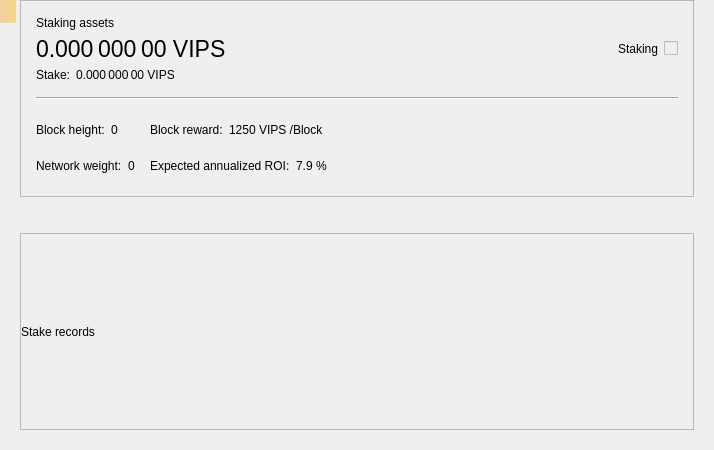
<?xml version="1.0" encoding="UTF-8"?>
<ui version="4.0">
 <class>StakePage</class>
 <widget class="QWidget" name="StakePage">
  <property name="geometry">
   <rect>
    <x>0</x>
    <y>0</y>
    <width>714</width>
    <height>450</height>
   </rect>
  </property>
  <property name="windowTitle">
   <string>Form</string>
  </property>
  <layout class="QVBoxLayout" name="verticalLayout_3">
   <property name="leftMargin">
    <number>20</number>
   </property>
   <property name="topMargin">
    <number>0</number>
   </property>
   <property name="rightMargin">
    <number>20</number>
   </property>
   <property name="bottomMargin">
    <number>20</number>
   </property>
   <item>
    <widget class="QFrame" name="frameStakeInfo">
     <property name="frameShape">
      <enum>QFrame::StyledPanel</enum>
     </property>
     <property name="frameShadow">
      <enum>QFrame::Raised</enum>
     </property>
     <layout class="QVBoxLayout" name="verticalLayout">
      <property name="spacing">
       <number>15</number>
      </property>
      <property name="leftMargin">
       <number>15</number>
      </property>
      <property name="topMargin">
       <number>15</number>
      </property>
      <property name="rightMargin">
       <number>15</number>
      </property>
      <property name="bottomMargin">
       <number>15</number>
      </property>
      <item>
       <layout class="QGridLayout" name="gridLayout_2">
        <property name="spacing">
         <number>6</number>
        </property>
        <item row="1" column="0">
         <widget class="QLabel" name="labelAssets">
          <property name="font">
           <font>
            <pointsize>17</pointsize>
           </font>
          </property>
          <property name="cursor">
           <cursorShape>IBeamCursor</cursorShape>
          </property>
          <property name="toolTip">
           <string>Your current spendable balance</string>
          </property>
          <property name="text">
           <string notr="true">0.000 000 00 VIPS</string>
          </property>
          <property name="alignment">
           <set>Qt::AlignLeading|Qt::AlignLeft|Qt::AlignVCenter</set>
          </property>
          <property name="textInteractionFlags">
           <set>Qt::LinksAccessibleByMouse|Qt::TextSelectableByMouse</set>
          </property>
         </widget>
        </item>
        <item row="0" column="0">
         <widget class="QLabel" name="labelAssetsText">
          <property name="text">
           <string>Staking assets</string>
          </property>
          <property name="alignment">
           <set>Qt::AlignLeading|Qt::AlignLeft|Qt::AlignVCenter</set>
          </property>
         </widget>
        </item>
        <item row="1" column="2">
         <spacer name="horizontalSpacer_2">
          <property name="orientation">
           <enum>Qt::Horizontal</enum>
          </property>
          <property name="sizeHint" stdset="0">
           <size>
            <width>40</width>
            <height>20</height>
           </size>
          </property>
         </spacer>
        </item>
        <item row="4" column="0">
         <layout class="QHBoxLayout" name="horizontalLayout_5">
          <property name="spacing">
           <number>6</number>
          </property>
          <item>
           <widget class="QLabel" name="labelStakeText">
            <property name="sizePolicy">
             <sizepolicy hsizetype="Maximum" vsizetype="Preferred">
              <horstretch>0</horstretch>
              <verstretch>0</verstretch>
             </sizepolicy>
            </property>
            <property name="text">
             <string>Stake:</string>
            </property>
            <property name="alignment">
             <set>Qt::AlignLeading|Qt::AlignLeft|Qt::AlignVCenter</set>
            </property>
           </widget>
          </item>
          <item>
           <widget class="QLabel" name="labelStake">
            <property name="text">
             <string>0.000 000 00 VIPS</string>
            </property>
            <property name="alignment">
             <set>Qt::AlignLeading|Qt::AlignLeft|Qt::AlignVCenter</set>
            </property>
            <property name="textInteractionFlags">
             <set>Qt::LinksAccessibleByMouse|Qt::TextSelectableByMouse</set>
            </property>
           </widget>
          </item>
          <item>
           <spacer name="horizontalSpacer_3">
            <property name="orientation">
             <enum>Qt::Horizontal</enum>
            </property>
            <property name="sizeType">
             <enum>QSizePolicy::Minimum</enum>
            </property>
            <property name="sizeHint" stdset="0">
             <size>
              <width>0</width>
              <height>0</height>
             </size>
            </property>
           </spacer>
          </item>
         </layout>
        </item>
        <item row="1" column="4">
         <widget class="QLabel" name="labelStaking">
          <property name="text">
           <string>Staking</string>
          </property>
         </widget>
        </item>
        <item row="1" column="5">
         <widget class="QSwitchControl" name="checkStake">
          <property name="enabled">
           <bool>false</bool>
          </property>
         </widget>
        </item>
       </layout>
      </item>
      <item>
       <widget class="Line" name="hLine">
        <property name="orientation">
         <enum>Qt::Horizontal</enum>
        </property>
       </widget>
      </item>
      <item>
       <layout class="QGridLayout" name="gridLayout">
        <property name="verticalSpacing">
         <number>6</number>
        </property>
        <item row="0" column="0">
         <layout class="QHBoxLayout" name="horizontalLayout">
          <property name="spacing">
           <number>6</number>
          </property>
          <item>
           <widget class="QLabel" name="labelHeightText">
            <property name="sizePolicy">
             <sizepolicy hsizetype="Maximum" vsizetype="Preferred">
              <horstretch>0</horstretch>
              <verstretch>0</verstretch>
             </sizepolicy>
            </property>
            <property name="text">
             <string>Block height:</string>
            </property>
            <property name="alignment">
             <set>Qt::AlignLeading|Qt::AlignLeft|Qt::AlignVCenter</set>
            </property>
           </widget>
          </item>
          <item>
           <widget class="QLabel" name="labelHeight">
            <property name="text">
             <string>0</string>
            </property>
            <property name="alignment">
             <set>Qt::AlignLeading|Qt::AlignLeft|Qt::AlignVCenter</set>
            </property>
            <property name="textInteractionFlags">
             <set>Qt::LinksAccessibleByMouse|Qt::TextSelectableByMouse</set>
            </property>
           </widget>
          </item>
          <item>
           <spacer name="horizontalSpacer_4">
            <property name="orientation">
             <enum>Qt::Horizontal</enum>
            </property>
            <property name="sizeType">
             <enum>QSizePolicy::Minimum</enum>
            </property>
            <property name="sizeHint" stdset="0">
             <size>
              <width>0</width>
              <height>0</height>
             </size>
            </property>
           </spacer>
          </item>
         </layout>
        </item>
        <item row="0" column="1">
         <layout class="QHBoxLayout" name="horizontalLayout_3">
          <property name="spacing">
           <number>6</number>
          </property>
          <item>
           <widget class="QLabel" name="labelRewardText">
            <property name="sizePolicy">
             <sizepolicy hsizetype="Maximum" vsizetype="Preferred">
              <horstretch>0</horstretch>
              <verstretch>0</verstretch>
             </sizepolicy>
            </property>
            <property name="text">
             <string>Block reward:</string>
            </property>
            <property name="alignment">
             <set>Qt::AlignLeading|Qt::AlignLeft|Qt::AlignVCenter</set>
            </property>
           </widget>
          </item>
          <item>
           <widget class="QLabel" name="labelReward">
            <property name="text">
             <string>1250 VIPS /Block</string>
            </property>
            <property name="alignment">
             <set>Qt::AlignLeading|Qt::AlignLeft|Qt::AlignVCenter</set>
            </property>
            <property name="textInteractionFlags">
             <set>Qt::LinksAccessibleByMouse|Qt::TextSelectableByMouse</set>
            </property>
           </widget>
          </item>
          <item>
           <spacer name="horizontalSpacer_6">
            <property name="orientation">
             <enum>Qt::Horizontal</enum>
            </property>
            <property name="sizeType">
             <enum>QSizePolicy::Minimum</enum>
            </property>
            <property name="sizeHint" stdset="0">
             <size>
              <width>0</width>
              <height>0</height>
             </size>
            </property>
           </spacer>
          </item>
         </layout>
        </item>
        <item row="0" column="2" rowspan="2">
         <spacer name="horizontalSpacer">
          <property name="orientation">
           <enum>Qt::Horizontal</enum>
          </property>
          <property name="sizeHint" stdset="0">
           <size>
            <width>40</width>
            <height>20</height>
           </size>
          </property>
         </spacer>
        </item>
        <item row="1" column="0">
         <layout class="QHBoxLayout" name="horizontalLayout_2">
          <property name="spacing">
           <number>6</number>
          </property>
          <item>
           <widget class="QLabel" name="labelWeightText">
            <property name="sizePolicy">
             <sizepolicy hsizetype="Maximum" vsizetype="Preferred">
              <horstretch>0</horstretch>
              <verstretch>0</verstretch>
             </sizepolicy>
            </property>
            <property name="text">
             <string>Network weight:</string>
            </property>
            <property name="alignment">
             <set>Qt::AlignLeading|Qt::AlignLeft|Qt::AlignVCenter</set>
            </property>
           </widget>
          </item>
          <item>
           <widget class="QLabel" name="labelWeight">
            <property name="text">
             <string>0</string>
            </property>
            <property name="alignment">
             <set>Qt::AlignLeading|Qt::AlignLeft|Qt::AlignVCenter</set>
            </property>
            <property name="textInteractionFlags">
             <set>Qt::LinksAccessibleByMouse|Qt::TextSelectableByMouse</set>
            </property>
           </widget>
          </item>
          <item>
           <spacer name="horizontalSpacer_5">
            <property name="orientation">
             <enum>Qt::Horizontal</enum>
            </property>
            <property name="sizeType">
             <enum>QSizePolicy::Minimum</enum>
            </property>
            <property name="sizeHint" stdset="0">
             <size>
              <width>0</width>
              <height>0</height>
             </size>
            </property>
           </spacer>
          </item>
         </layout>
        </item>
        <item row="1" column="1">
         <layout class="QHBoxLayout" name="horizontalLayout_4">
          <property name="spacing">
           <number>6</number>
          </property>
          <item>
           <widget class="QLabel" name="labelROIText">
            <property name="sizePolicy">
             <sizepolicy hsizetype="Maximum" vsizetype="Preferred">
              <horstretch>0</horstretch>
              <verstretch>0</verstretch>
             </sizepolicy>
            </property>
            <property name="text">
             <string>Expected annualized ROI:</string>
            </property>
            <property name="alignment">
             <set>Qt::AlignLeading|Qt::AlignLeft|Qt::AlignVCenter</set>
            </property>
           </widget>
          </item>
          <item>
           <widget class="QLabel" name="labelROI">
            <property name="text">
             <string>7.9 %</string>
            </property>
            <property name="alignment">
             <set>Qt::AlignLeading|Qt::AlignLeft|Qt::AlignVCenter</set>
            </property>
            <property name="textInteractionFlags">
             <set>Qt::LinksAccessibleByMouse|Qt::TextSelectableByMouse</set>
            </property>
           </widget>
          </item>
          <item>
           <spacer name="horizontalSpacer_7">
            <property name="orientation">
             <enum>Qt::Horizontal</enum>
            </property>
            <property name="sizeType">
             <enum>QSizePolicy::Minimum</enum>
            </property>
            <property name="sizeHint" stdset="0">
             <size>
              <width>0</width>
              <height>0</height>
             </size>
            </property>
           </spacer>
          </item>
         </layout>
        </item>
       </layout>
      </item>
     </layout>
    </widget>
   </item>
   <item>
    <spacer name="verticalSpacer">
     <property name="orientation">
      <enum>Qt::Vertical</enum>
     </property>
     <property name="sizeType">
      <enum>QSizePolicy::Fixed</enum>
     </property>
     <property name="sizeHint" stdset="0">
      <size>
       <width>20</width>
       <height>30</height>
      </size>
     </property>
    </spacer>
   </item>
   <item>
    <widget class="QFrame" name="frameStakeRecords">
     <property name="frameShape">
      <enum>QFrame::StyledPanel</enum>
     </property>
     <property name="frameShadow">
      <enum>QFrame::Raised</enum>
     </property>
     <layout class="QVBoxLayout" name="verticalLayout_2">
      <property name="leftMargin">
       <number>0</number>
      </property>
      <property name="topMargin">
       <number>0</number>
      </property>
      <property name="rightMargin">
       <number>0</number>
      </property>
      <property name="bottomMargin">
       <number>0</number>
      </property>
      <item>
       <widget class="QLabel" name="labelRecordsText">
        <property name="text">
         <string>Stake records</string>
        </property>
       </widget>
      </item>
     </layout>
    </widget>
   </item>
  </layout>
  <widget class="QLabel" name="labelAlerts">
   <property name="geometry">
    <rect>
     <x>0</x>
     <y>0</y>
     <width>16</width>
     <height>23</height>
    </rect>
   </property>
   <property name="visible">
    <bool>false</bool>
   </property>
   <property name="styleSheet">
    <string notr="true">QLabel { background-color: qlineargradient(x1: 0, y1: 0, x2: 1, y2: 0, stop:0 #F0D0A0, stop:1 #F8D488); color:#000000; }</string>
   </property>
   <property name="wordWrap">
    <bool>true</bool>
   </property>
   <property name="margin">
    <number>3</number>
   </property>
   <property name="textInteractionFlags">
    <set>Qt::TextSelectableByMouse</set>
   </property>
  </widget>
 </widget>
 <customwidgets>
  <customwidget>
   <class>QSwitchControl</class>
   <extends>QCheckBox</extends>
   <header>qt/qswitchcontrol.h</header>
  </customwidget>
 </customwidgets>
 <resources/>
 <connections/>
</ui>
